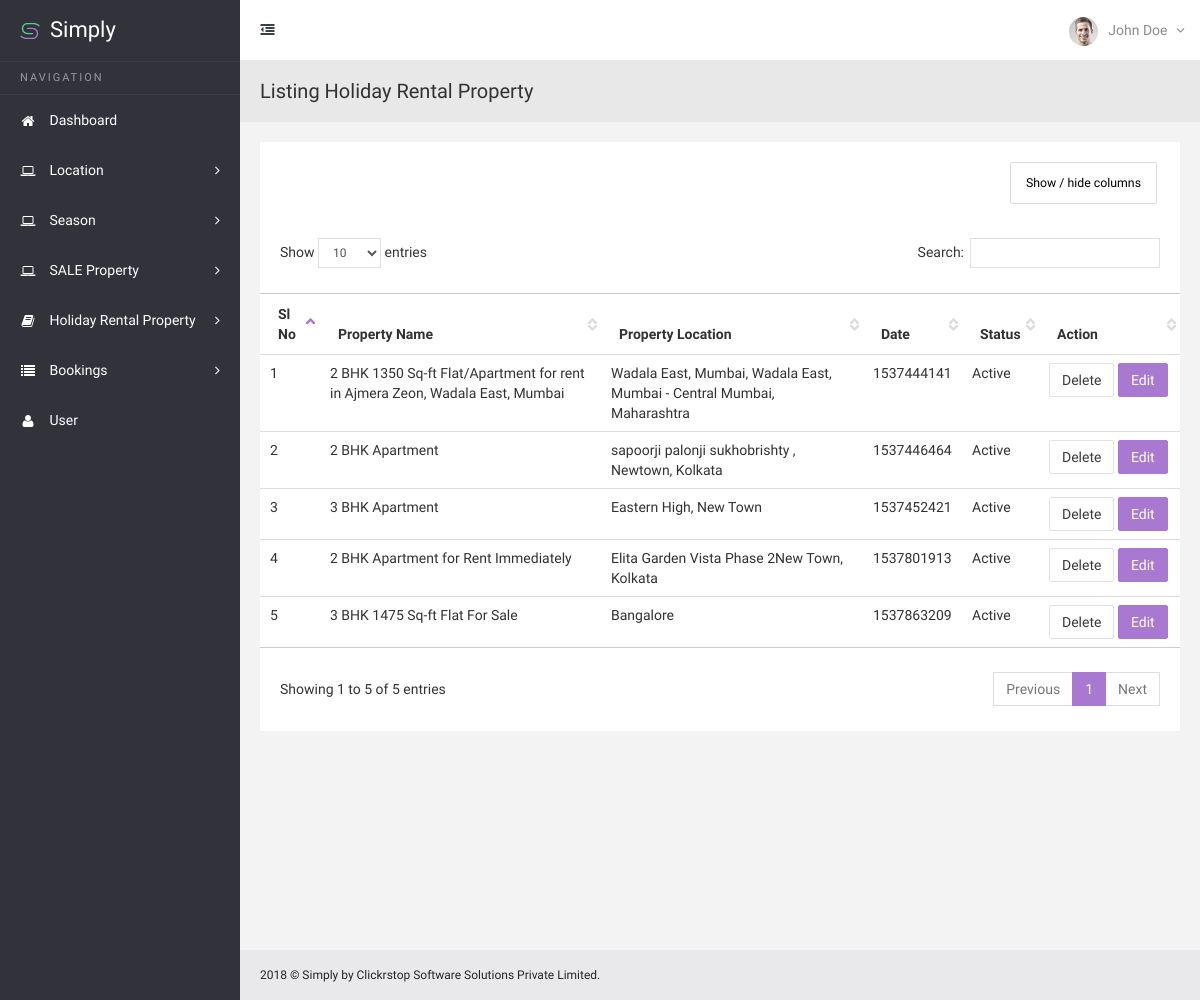
The app's page /Simply-Perigord/admin/index.php/listing_holiday_rental, older data.
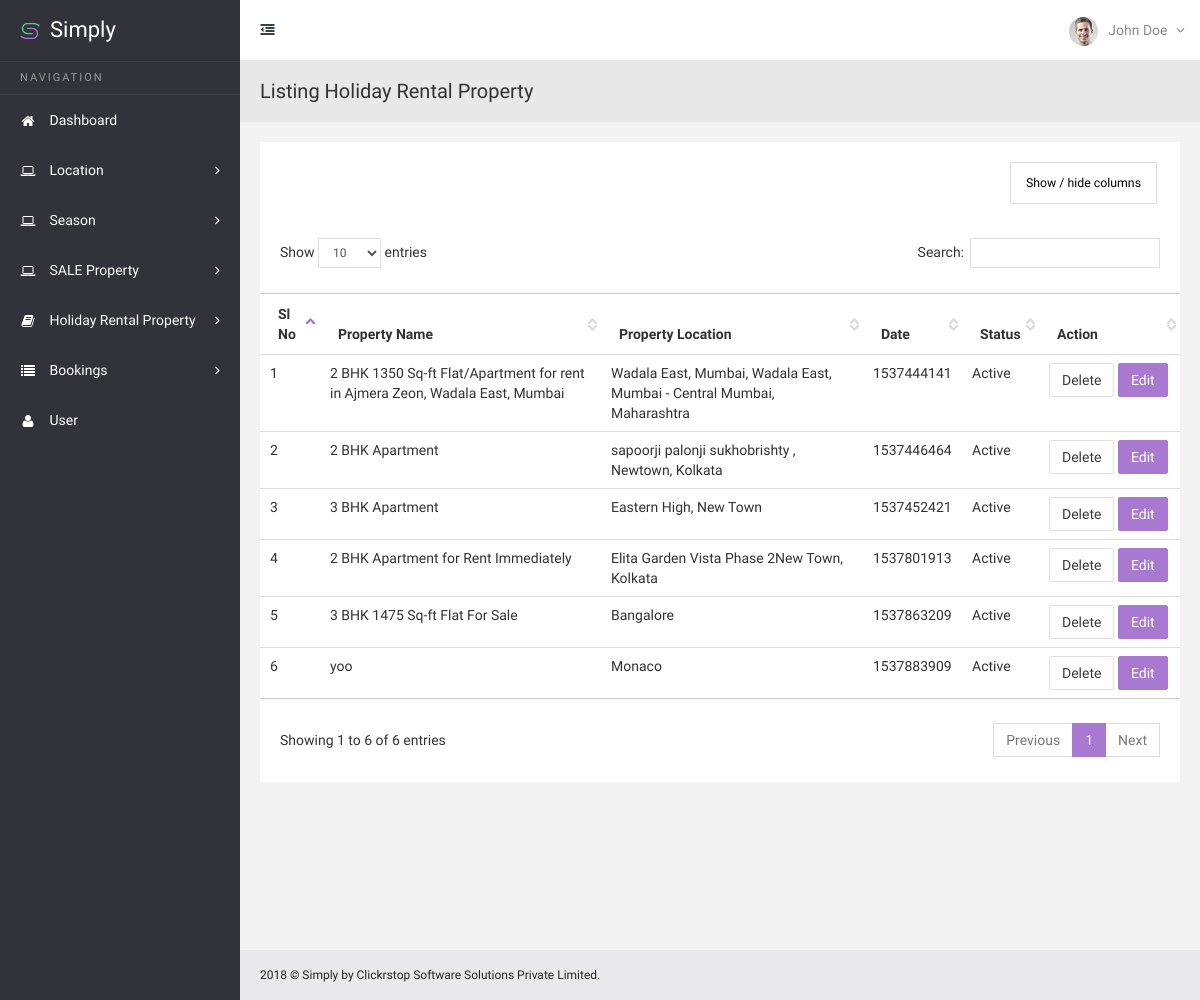
The same page, newer data.
### tables this page shows
CREATE TABLE IF NOT EXISTS `holiday_rental` (
  `holiday_rental_id` int(255) NOT NULL AUTO_INCREMENT,
  `property_type` varchar(255) NOT NULL,
  `name` varchar(255) NOT NULL,
  `location` varchar(255) NOT NULL,
  `size` varchar(255) NOT NULL,
  `season` varchar(255) NOT NULL,
  `price` varchar(255) NOT NULL,
  `max_guest` varchar(255) NOT NULL,
  `booking_start_date` varchar(255) NOT NULL,
  `booking_end_date` varchar(255) NOT NULL,
  `guest_number` varchar(255) NOT NULL,
  `bedrooms` varchar(255) NOT NULL,
  `bathrooms` varchar(255) NOT NULL,
  `washer` varchar(255) NOT NULL,
  `television` varchar(255) NOT NULL,
  `aircon` varchar(255) NOT NULL,
  `wifi` varchar(255) NOT NULL,
  `bbq` varchar(255) NOT NULL,
  `private_pool` varchar(255) NOT NULL,
  `private_parking` varchar(255) NOT NULL,
  `private_garden` varchar(255) NOT NULL,
  `pet_allowed` varchar(255) NOT NULL,
  `family_friendly` varchar(255) NOT NULL,
  `village_house` varchar(255) NOT NULL,
  `rural_setting` varchar(255) NOT NULL,
  `romantic_for_two` varchar(255) NOT NULL,
  `cosy_cottage` varchar(255) NOT NULL,
  `booked_date` varchar(255) NOT NULL,
  `status` varchar(255) NOT NULL,
  `location_country` varchar(255) NOT NULL,
  `tags` longtext NOT NULL,
  PRIMARY KEY (`holiday_rental_id`)
);

### Simply-Perigord/admin/application/controllers/Listing_holiday_rental.php (called while the page is built, shortened)
<?php
class Listing_holiday_rental extends CI_Controller {
	public function index()
	{
		$this->load->model('listing_holiday_rental_m');
		$data['get_all_rental_property'] = $this->listing_holiday_rental_m->fetch_rental_property();
		$this->load->view('listing_holiday_rental',$data);
	}
}

### Simply-Perigord/admin/index.php (called while the page is built, shortened)
<?php
require_once BASEPATH.'core/CodeIgniter.php';

### Simply-Perigord/admin/application/models/Listing_holiday_rental_m.php (called while the page is built, shortened)
<?php
class Listing_holiday_rental_m extends CI_Model {
	public function fetch_rental_property()
	{
		$this->db->select('*');
		$this->db->from('holiday_rental');
		$this->db->where('property_type', 'rental');
		$query = $this->db->get();
		return $query->result();
	}
}

### Simply-Perigord/admin/application/views/listing_holiday_rental.php (the view, shortened to what this page needs)
<!DOCTYPE html>
<html lang="en">
<head>
	<?php $this->load->view('common/metalinks');?>
    <link href="css/jquery.dataTables.css" rel="stylesheet">
    <link href="css/dataTables.tableTools.css" rel="stylesheet">
    <link href="css/dataTables.colVis.min.css" rel="stylesheet">
    <link href="css/dataTables.responsive.css" rel="stylesheet">
    <link href="css/dataTables.scroller.css" rel="stylesheet">
</head>
<body class="sticky-header">
    <section>
        <?php $this->load->view('common/sidebar_left');?>
        <div class="body-content" style="min-height: 1000px;">
           <?php $this->load->view('common/header');?>
            <div class="page-head">
                <h3 class="m-b-less">
                    Listing Holiday Rental Property
                </h3>
            </div>
            <div class="wrapper">
                <div class="row">
                    <div class="col-sm-12">
                        <section class="panel">
                            <div class="table-responsive">
                                <table class="table colvis-data-table data-table">
                                    <thead>
                                    <tr>
                                        <th>Sl No</th>
                                        <th>Property Name</th>
                                        <th>Property Location</th>
                                        <th>Date</th>
                                        <th>Status</th>
                                        <th width="105px;">Action</th>
                                    </tr>
                                    </thead>
                                    <tbody>
                                    <?php
                                        $i = 1;
                                        foreach($get_all_rental_property AS $fetch_each_property){
                                    ?>
                                    <tr>
                                        <td><?php echo $i;?></td>
                                        <td><?php echo $fetch_each_property->name;?></td>
                                        <td><?php echo $fetch_each_property->location;?></td>
                                        <td><?php echo $fetch_each_property->booked_date;?></td>
                                        <td><?php
                                            if($fetch_each_property->status == '1'){
                                                echo "Active";
                                            }else{
                                                echo "Inactive";
                                            }
                                        ?></td>
                                        <td>
                                            <a href="<?php echo base_url('listing_holiday_rental/delete_rental_id/');?><?php echo $fetch_each_property->holiday_rental_id?>" class="btn btn-default">Delete</a>
                                            <a href="<?php echo base_url('edit_holiday_rental/');?><?php echo $fetch_each_property->holiday_rental_id?>" class="btn btn-primary">Edit</a>
                                        </td>
                                    </tr>
                                    <?php
                                        $i++;
                                        }
                                    ?>
                                    </tbody>
                                </table>
                            </div>
                        </section>
                    </div>
                </div>
            </div>
			<?php $this->load->view('common/footer');?>
        </div>
    </section>
</body>
</html>

### Simply-Perigord/admin/application/views/common/metalinks.php
<link href="<?php echo base_url('css/slidebars.css');?>" rel="stylesheet">
<link href="<?php echo base_url('css/switchery.min.css');?>" rel="stylesheet" type="text/css" media="screen" />
<link href="<?php echo base_url('css/style.css');?>" rel="stylesheet">
<link href="<?php echo base_url('css/style-responsive.css');?>" rel="stylesheet">

### Simply-Perigord/admin/application/views/common/sidebar_left.php (shortened to what this page needs)
 <div class="sidebar-left">
     <div class="logo dark-logo-bg visible-xs-* visible-sm-*">
         <a href="index.html">
             <span class="brand-name">Simply</span>
         </a>
     </div>
     <div class="sidebar-left-info">
         <ul class="nav nav-pills nav-stacked side-navigation">
             <li>
                 <h3 class="navigation-title">Navigation</h3>
             </li>
             <li><a href="index.html"><i class="fa fa-home"></i> <span>Dashboard</span></a></li>
<li class="menu-list">
                 <a href=""><i class="fa fa-laptop"></i>  <span>Location</span></a>
             </li>
              <li class="menu-list">
                 <a href=""><i class="fa fa-laptop"></i>  <span>Season</span></a>
             </li>
             <li class="menu-list">
                 <a href=""><i class="fa fa-laptop"></i>  <span>SALE Property</span></a>
             </li>
             <li class="menu-list"><a href=""><i class="fa fa-book"></i> <span>Holiday Rental Property</span></a>
             </li>
             <li class="menu-list"><a href=""><i class="fa fa-list"></i> <span>Bookings</span></a>
             </li>
             <li><a href="<?php echo base_url('user_info');?>"><i class="fa fa-user"></i> <span>User</span></a></li>
         </ul>
     </div>
 </div>

### Simply-Perigord/admin/application/views/common/header.php (shortened to what this page needs)
<div class="header-section">
    <div class="logo dark-logo-bg hidden-xs hidden-sm">
        <a href="index.html">
            <img src="images/logo-icon.png" alt="">
            <span class="brand-name">Simply</span>
        </a>
    </div>
    <a class="toggle-btn"><i class="fa fa-outdent"></i></a>
    <div class="notification-wrap">
    <div class="right-notification">
        <ul class="notification-menu">
            <li>
                <a href="javascript:;" class="btn btn-default dropdown-toggle" data-toggle="dropdown">
                    <img src="img/avatar-mini.jpg" alt="">John Doe
                    <span class=" fa fa-angle-down"></span>
                </a>
            </li>
        </ul>
    </div>
    </div>
</div>

### Simply-Perigord/admin/application/views/common/footer.php (shortened to what this page needs)
<footer>
	2018 &copy; Simply by Clickrstop Software Solutions Private Limited.
</footer>

### Simply-Perigord/admin/css/default-theme.css (style rules this page uses)
body, .dark-logo-bg { background: #32323a; }
.navigation-title { color: rgba(255, 255, 255, 0.5); border-top: 1px solid rgba(255,255,255,0.05); border-bottom: 1px solid rgba(255,255,255,0.05); }

Row changes from the older to the newer data that the page shows:
added holiday_rental: name "yoo", location "Monaco", booked_date "1537883909", status "Active"
Text that changed along with them:
text written by a page script: "Show / hide columns Show entries Search: Showing 1 to 5 of 5 entries Previous 1 Next" → "Show / hide columns Show entries Search: Showing 1 to 6 of 6 entries Previous 1 Next"
